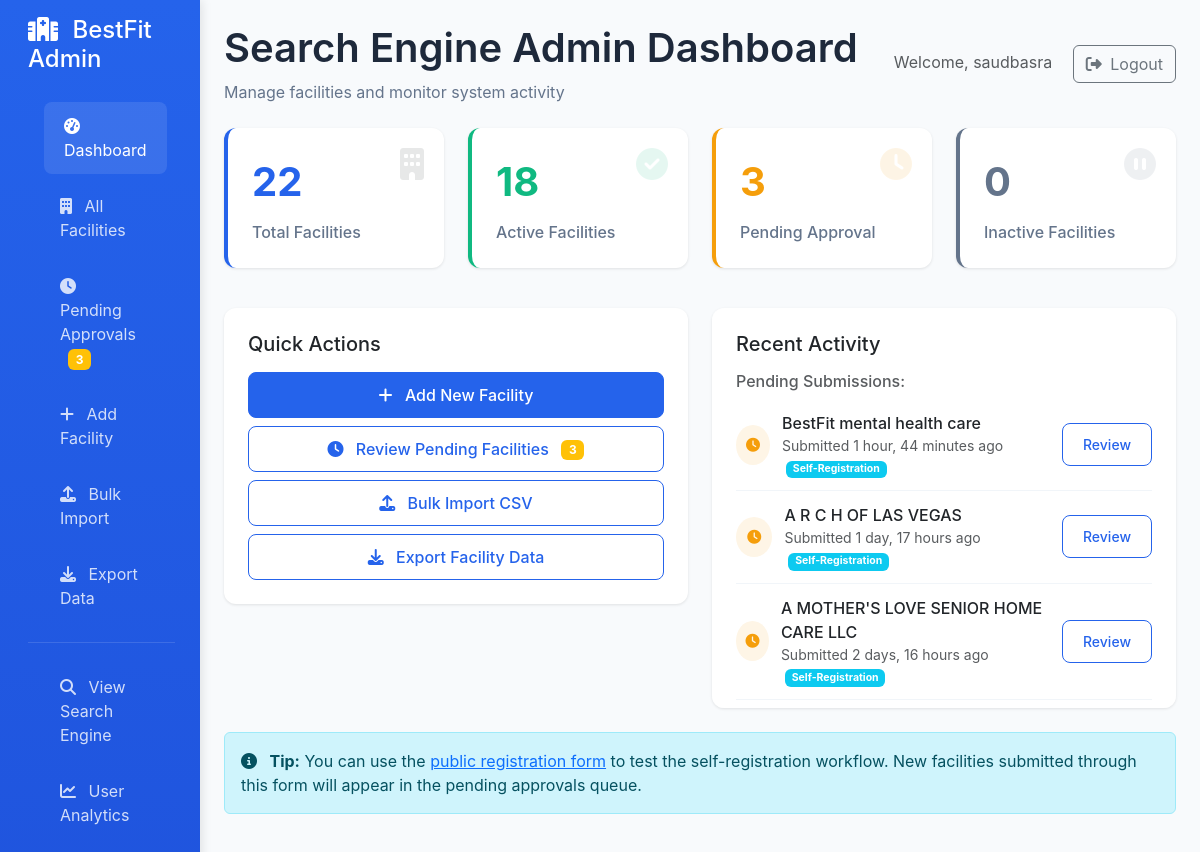
The page /facility-admin/ (signed in) on the database its author committed.
### search/models.py (models this page shows, shortened)
class Facility(models.Model):
    STATUS_CHOICES = [
        ('active', 'Active'),
        ('inactive', 'Inactive'),
        ('pending', 'Pending Approval'),
        ('rejected', 'Rejected'),
        ('draft', 'Draft')
    ]
    SUBMISSION_TYPE_CHOICES = [
        ('admin', 'Admin Entry'),
        ('self_register', 'Self Registration'),
        ('bulk_import', 'Bulk Import')
    ]
    name = models.CharField(max_length=255)
    slug = models.SlugField(unique=True, blank=True)
    facility_type = models.CharField(max_length=255)
    endorsement = models.CharField(max_length=255, blank=True, null=True)
    inspection_number = models.CharField(max_length=100, unique=True)
    address = models.TextField()
    state = models.CharField(max_length=50)
    county = models.CharField(max_length=100)
    contact = models.CharField(max_length=255, blank=True, null=True)
    contact_person = models.CharField(max_length=255, blank=True, null=True)
    bed_count = models.IntegerField(default=0)
    status = models.CharField(max_length=20, choices=STATUS_CHOICES, default='pending')
    image = models.ImageField(
        upload_to='facilities/%Y/%m/',
        blank=True,
        null=True,
        help_text="Facility main image"
    )
    submitted_by = models.ForeignKey(
        User,
        on_delete=models.SET_NULL,
        null=True,
        blank=True,
        help_text="Who submitted this facility"
    )
    submission_type = models.CharField(
        max_length=20,
        choices=SUBMISSION_TYPE_CHOICES,
        default='admin'
    )
    created_at = models.DateTimeField(auto_now_add=True)
    updated_at = models.DateTimeField(auto_now=True)
    approved_at = models.DateTimeField(null=True, blank=True)
    approved_by = models.ForeignKey(
        User,
        on_delete=models.SET_NULL,
        null=True,
        blank=True,
        related_name='approved_facilities'
    )
    meta_description = models.TextField(blank=True, max_length=160)
    search_keywords = models.TextField(blank=True)
    class Meta:
        ordering = ['-created_at']
        verbose_name_plural = "Facilities"
        indexes = [
            models.Index(fields=['status']),
            models.Index(fields=['facility_type']),
            models.Index(fields=['state', 'county']),
        ]

### facility_admin/views.py (the view)
# urls.py: path('', views.admin_dashboard, name='dashboard'),
@login_required
@user_passes_test(is_admin)
def admin_dashboard(request):
    stats = {
        'total_facilities': Facility.objects.count(),
        'active_facilities': Facility.objects.filter(status='active').count(),
        'pending_facilities': Facility.objects.filter(status='pending').count(),
        'inactive_facilities': Facility.objects.filter(status='inactive').count(),
    }
    recent_submissions = Facility.objects.filter(status='pending').order_by('-created_at')[:5]
    recent_changes = FacilityChangeLog.objects.select_related('facility', 'changed_by').order_by('-timestamp')[:10]
    context = {
        'stats': stats,
        'recent_submissions': recent_submissions,
        'recent_changes': recent_changes,
    }
    return render(request, 'facility_admin/dashboard.html', context)

### facility_admin/views.py (called while the page is built)
def is_admin(user):
    return user.is_staff or user.is_superuser

### facility_admin/templates/facility_admin/dashboard.html (shortened to what this page needs)
{% load static %}
<!DOCTYPE html>
<html lang="en">
<head>
    <link href="https://cdn.jsdelivr.net/npm/bootstrap@5.3.0/dist/css/bootstrap.min.css" rel="stylesheet">
    <link href="https://cdnjs.cloudflare.com/ajax/libs/font-awesome/6.4.0/css/all.min.css" rel="stylesheet">
</head>
<body>
    <div class="container-fluid">
        <div class="row">
            <div class="col-md-3 col-lg-2 sidebar">
                <div class="p-3">
                    <h4 class="text-white mb-4">
                        <i class="fas fa-hospital-alt me-2"></i>
                        BestFit Admin
                    </h4>
                    <nav class="nav flex-column">
                        <a class="nav-link active" href="{% url 'facility_admin:dashboard' %}">
                            <i class="fas fa-tachometer-alt me-2"></i> Dashboard
                        </a>
                        <a class="nav-link" href="{% url 'facility_admin:facility_list' %}">
                            <i class="fas fa-building me-2"></i> All Facilities
                        </a>
                        <a class="nav-link" href="{% url 'facility_admin:approval_queue' %}">
                            <i class="fas fa-clock me-2"></i> Pending Approvals
                            {% if stats.pending_facilities > 0 %}
                                <span class="badge bg-warning ms-2">{{ stats.pending_facilities }}</span>
                            {% endif %}
                        </a>
                        <a class="nav-link" href="{% url 'facility_admin:facility_create' %}">
                            <i class="fas fa-plus me-2"></i> Add Facility
                        </a>
                        <a class="nav-link" href="{% url 'facility_admin:bulk_import' %}">
                            <i class="fas fa-upload me-2"></i> Bulk Import
                        </a>
                        <a class="nav-link" href="{% url 'facility_admin:export_facilities' %}">
                            <i class="fas fa-download me-2"></i> Export Data
                        </a>
                        <hr class="text-white-50">
                        <a class="nav-link" href="{% url 'home' %}" target="_blank">
                            <i class="fas fa-search me-2"></i> View Search Engine
                        </a>
                        <a class="nav-link" href="{% url 'usertracking:dashboard' %}">
                            <i class="fas fa-chart-line me-2"></i> User Analytics
                        </a>
                    </nav>
                </div>
            </div>
            <div class="col-md-9 col-lg-10 main-content">
                <div class="d-flex justify-content-between align-items-center mb-4">
                    <div>
                        <h1 class="header-title">Search Engine Admin Dashboard</h1>
                        <p class="header-subtitle">Manage facilities and monitor system activity</p>
                    </div>
                    <div>
                        <span class="text-muted me-3">Welcome, {{ user.get_full_name|default:user.username }}</span>
                        <a href="{% url 'admin:logout' %}" class="btn btn-outline-secondary">
                            <i class="fas fa-sign-out-alt me-1"></i> Logout
                        </a>
                    </div>
                </div>
                <div class="row mb-4">
                    <div class="col-md-3 mb-3">
                        <div class="stat-card position-relative">
                            <div class="stat-number">{{ stats.total_facilities }}</div>
                            <div class="stat-label">Total Facilities</div>
                            <i class="fas fa-building stat-icon"></i>
                        </div>
                    </div>
                    <div class="col-md-3 mb-3">
                        <div class="stat-card position-relative" style="border-left-color: var(--success-color);">
                            <div class="stat-number" style="color: var(--success-color);">{{ stats.active_facilities }}</div>
                            <div class="stat-label">Active Facilities</div>
                            <i class="fas fa-check-circle stat-icon" style="color: var(--success-color);"></i>
                        </div>
                    </div>
                    <div class="col-md-3 mb-3">
                        <div class="stat-card position-relative" style="border-left-color: var(--warning-color);">
                            <div class="stat-number" style="color: var(--warning-color);">{{ stats.pending_facilities }}</div>
                            <div class="stat-label">Pending Approval</div>
                            <i class="fas fa-clock stat-icon" style="color: var(--warning-color);"></i>
                        </div>
                    </div>
                    <div class="col-md-3 mb-3">
                        <div class="stat-card position-relative" style="border-left-color: var(--secondary-color);">
                            <div class="stat-number" style="color: var(--secondary-color);">{{ stats.inactive_facilities }}</div>
                            <div class="stat-label">Inactive Facilities</div>
                            <i class="fas fa-pause-circle stat-icon" style="color: var(--secondary-color);"></i>
                        </div>
                    </div>
                </div>
                <div class="row">
                    <div class="col-md-6 mb-4">
                        <div class="quick-actions">
                            <h5 class="mb-3">Quick Actions</h5>
                            <div class="d-grid gap-2">
                                <a href="{% url 'facility_admin:facility_create' %}" class="btn btn-primary">
                                    <i class="fas fa-plus me-2"></i> Add New Facility
                                </a>
                                <a href="{% url 'facility_admin:approval_queue' %}" class="btn btn-outline-primary">
                                    <i class="fas fa-clock me-2"></i> Review Pending Facilities
                                    {% if stats.pending_facilities > 0 %}
                                        <span class="badge bg-warning ms-2">{{ stats.pending_facilities }}</span>
                                    {% endif %}
                                </a>
                                <a href="{% url 'facility_admin:bulk_import' %}" class="btn btn-outline-primary">
                                    <i class="fas fa-upload me-2"></i> Bulk Import CSV
                                </a>
                                <a href="{% url 'facility_admin:export_facilities' %}" class="btn btn-outline-primary">
                                    <i class="fas fa-download me-2"></i> Export Facility Data
                                </a>
                            </div>
                        </div>
                    </div>
                    <div class="col-md-6 mb-4">
                        <div class="activity-feed">
                            <h5 class="mb-3">Recent Activity</h5>
                            {% if recent_submissions %}
                                <h6 class="text-muted mb-2">Pending Submissions:</h6>
                                {% for facility in recent_submissions %}
                                    <div class="activity-item">
                                        <div class="activity-icon" style="background: rgba(245, 158, 11, 0.1); color: var(--warning-color);">
                                            <i class="fas fa-clock"></i>
                                        </div>
                                        <div class="flex-grow-1">
                                            <div class="fw-medium">{{ facility.name }}</div>
                                            <div class="text-muted small">
                                                Submitted {{ facility.created_at|timesince }} ago
                                                {% if facility.submission_type == 'self_register' %}
                                                    <span class="badge bg-info ms-1">Self-Registration</span>
                                                {% endif %}
                                            </div>
                                        </div>
                                        <a href="{% url 'facility_admin:facility_approve' facility.id %}" class="btn btn-sm btn-outline-primary">
                                            Review
                                        </a>
                                    </div>
                                {% endfor %}
                            {% endif %}
                        </div>
                    </div>
                </div>
                <div class="row">
                    <div class="col-12">
                        <div class="alert alert-info">
                            <i class="fas fa-info-circle me-2"></i>
                            <strong>Tip:</strong> You can use the <a href="{% url 'facility_admin:public_registration' %}" target="_blank">public registration form</a>
                            to test the self-registration workflow. New facilities submitted through this form will appear in the pending approvals queue.
                        </div>
                    </div>
                </div>
            </div>
        </div>
    </div>
</body>
</html>

### facility_admin/templates/facility_admin/dashboard.html (style rules this page uses)
:root { --primary-color: #2563eb; --secondary-color: #64748b; --success-color: #10b981; --warning-color: #f59e0b; --danger-color: #ef4444; }
body { background-color: #f8fafc; font-family: 'Inter', -apple-system, BlinkMacSystemFont, sans-serif; }
.sidebar { background: linear-gradient(180deg, var(--primary-color) 0%, #1d4ed8 100%); min-height: 100vh; box-shadow: 2px 0 10px rgba(0,0,0,0.1); }
.sidebar .nav-link { color: rgba(255,255,255,0.8); padding: 12px 20px; margin: 4px 12px; border-radius: 8px; transition: all 0.3s ease; }
.sidebar .nav-link:hover, .sidebar .nav-link.active { background: rgba(255,255,255,0.1); color: white; transform: translateX(4px); }
.main-content { padding: 24px; }
.stat-card { background: white; border-radius: 12px; padding: 24px; box-shadow: 0 1px 3px rgba(0,0,0,0.1); border-left: 4px solid var(--primary-color); transition: transform 0.2s ease, box-shadow 0.2s ease; }
.stat-number { font-size: 2.5rem; font-weight: 700; color: var(--primary-color); }
.stat-label { color: var(--secondary-color); font-weight: 500; margin-top: 8px; }
.stat-icon { font-size: 2rem; opacity: 0.1; position: absolute; right: 20px; top: 20px; }
.quick-actions { background: white; border-radius: 12px; padding: 24px; box-shadow: 0 1px 3px rgba(0,0,0,0.1); }
.activity-feed { background: white; border-radius: 12px; padding: 24px; box-shadow: 0 1px 3px rgba(0,0,0,0.1); max-height: 400px; overflow-y: auto; }
.activity-item { display: flex; align-items: center; padding: 12px 0; border-bottom: 1px solid #f1f5f9; }
.activity-icon { width: 40px; height: 40px; border-radius: 50%; display: flex; align-items: center; justify-content: center; margin-right: 12px; font-size: 14px; }
.btn-primary { background: var(--primary-color); border-color: var(--primary-color); padding: 10px 20px; border-radius: 8px; font-weight: 500; }
.btn-outline-primary { color: var(--primary-color); border-color: var(--primary-color); padding: 10px 20px; border-radius: 8px; font-weight: 500; }
.header-title { color: #1e293b; font-weight: 600; margin-bottom: 8px; }
.header-subtitle { color: var(--secondary-color); margin-bottom: 0; }

### rows shown on the page
Facility: name "BestFit mental health care", created_at "1 hour, 44 minutes", submission_type "Self-Registration"
Facility: name "A R C H OF LAS VEGAS", created_at "1 day, 17 hours", submission_type "Self-Registration"
Facility: name "A MOTHER'S LOVE SENIOR HOME CARE LLC", created_at "2 days, 16 hours", submission_type "Self-Registration"

### other values the page prints
{{ stats.pending_facilities }} "3"
{{ user.get_full_name|default:user.username }} "saudbasra"
{{ stats.total_facilities }} "22"
{{ stats.active_facilities }} "18"
{{ stats.inactive_facilities }} "0"
